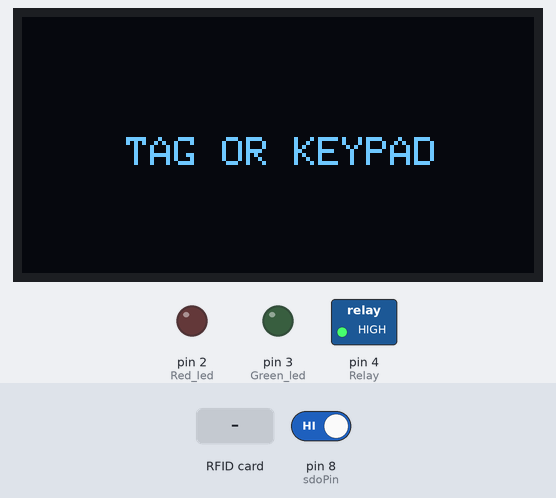
Bench run of a sketch on a simulated Arduino Uno, built with avr-gcc and run on an emulated ATmega328P. On the bench: 128×64 one-colour display, switched loads named in the sketch (green lamp = pin HIGH), output pins drawn as LEDs (lit = HIGH). The inputs (shaded band) are chosen by the test bench; at power-on: pin 8 (sdoPin) HIGH. Pins used as bus, display or sensor lines are not drawn; what the sketch prints to the serial monitor is not drawn.

Above: at 1.3 s.
1.4 s: RFID card 29 CF 18 06 held to the reader
At 1.8 s:
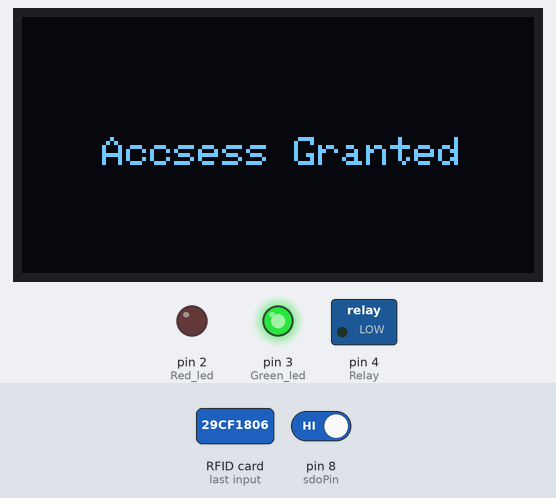
4.4 s: pin 8 (sdoPin) driven LOW
At 7.1 s:
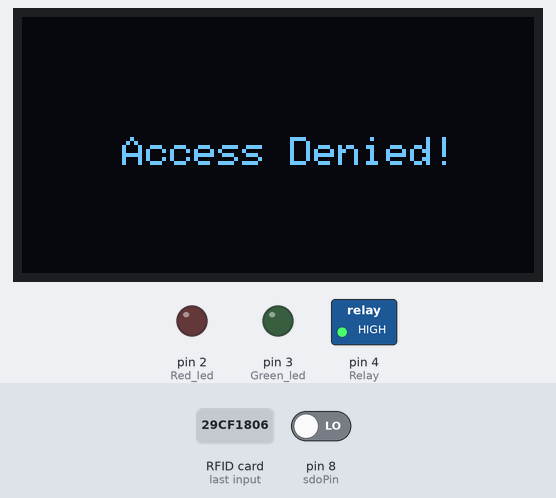
7.4 s: RFID card 5E 7A 19 C4 held to the reader
10.3 s: RFID card 29 CF 18 06 held to the reader
At 12.3 s:
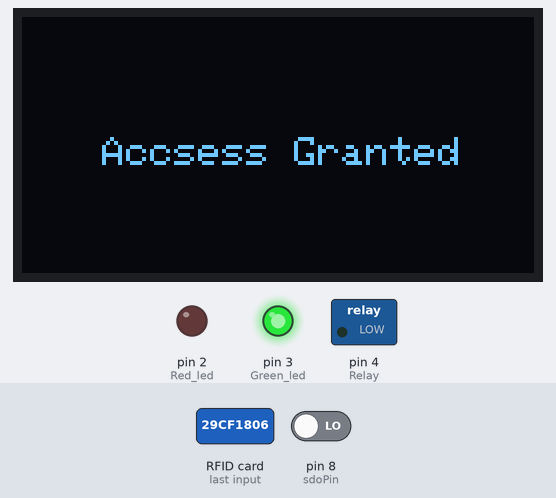
13.0 s: pin 8 (sdoPin) driven HIGH
Timing chart, 0 to 16.0 s (numbered marks = the images above; inputs shaded):
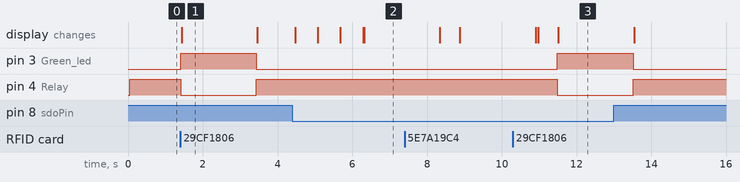

Measured:
- after the input at 1.4 s, pin 3 (Green_led): LOW → HIGH at once, → LOW 2.0 s later; pin 4 (Relay): HIGH → LOW at once, → HIGH 2.0 s later; the display: changes at once (image 1)
- after the input at 4.4 s, the display: first changes after 0.08 s (image 2 shows a later state)
- after the input at 10.3 s, pin 3 (Green_led): LOW → HIGH after 1.2 s; pin 4 (Relay): HIGH → LOW after 1.2 s; the display: first differs from a run without the input after 1.2 s (image 3)
- what the display in image 1 shows lasts 2.1 s, from 1.4 s to 3.5 s

The sketch:

SmartLock.ino
```cpp
#include<SPI.h>
#include<MFRC522.h>
#include<Wire.h>
#include<Adafruit_GFX.h>
#include<Adafruit_SSD1306.h>

#define SCREEN_WIDTH 128
#define SCREEN_HEIGHT 64
#define OLED_RESET -1
Adafruit_SSD1306 display(SCREEN_WIDTH, SCREEN_HEIGHT, &Wire, OLED_RESET);


#define SS_PIN 10
#define RST_PIN 9
#define LED_PIN 13

int Relay = 4;
int Red_led = 2;
int Green_led =3;

int sclPin = 7;
int sdoPin =8;

byte Key;
int input[4];
int password[4] = {1,2,3,4};
int index = 0;


MFRC522 rfid(SS_PIN, RST_PIN);
byte authUID[] = {0x29, 0xCF, 0x18, 0x06};


void setup() {
  Serial.begin(9600);
  SPI.begin();
  rfid.PCD_Init();


  // keypad
  pinMode(sclPin, OUTPUT);
  pinMode(sdoPin, INPUT);
  digitalWrite(sclPin, HIGH);

  // relay, 2 leds
  pinMode(Red_led, OUTPUT);
  pinMode(Green_led, OUTPUT);
  pinMode(Relay, OUTPUT);
  digitalWrite(Relay,HIGH);

  if (!display.begin(SSD1306_SWITCHCAPVCC, 0x3C)){
    Serial.println(F("SSD1306 allocation failed"));
    for (;;);
  }

  Serial.println("Scan RFID tag...");
  menu();

}

void loop() {
  ReadTag();
  ReadKeyPad();

}


void ReadTag() {
  if (!rfid.PICC_IsNewCardPresent() || !rfid.PICC_ReadCardSerial()) return;

  bool auth = true;

  Serial.print("UID: ");
  for (byte i = 0; i < rfid.uid.size; i++) {
    Serial.print(rfid.uid.uidByte[i] < 0x10 ? " 0" : " ");
    Serial.print(rfid.uid.uidByte[i], HEX);
  }
  Serial.println();

  // Check UID length must be exactly 4
  if (rfid.uid.size != 4) {
    auth = false;
  } else {
    // Compare each byte
    for (byte i = 0; i < 4; i++) {
      if (rfid.uid.uidByte[i] != authUID[i]) {
        auth = false;
        break;
      }
    }
  }

  Serial.println(auth ? "Access Granted" : "Access Denied");

  if (auth) {
    digitalWrite(Green_led, HIGH);
    digitalWrite(Relay, LOW);
    displayGranted();
  } else {
    displayDenied();
  }

  rfid.PICC_HaltA();
  rfid.PCD_StopCrypto1();

  delay(2000);
  digitalWrite(Green_led, LOW);
  digitalWrite(Relay, HIGH);
  menu();
}


void ReadKeyPad(){

  Key = Read_Key();

  if (Key){
    delay(50);
    byte confirmKey = Read_Key();
    if (confirmKey != Key) return;
  }

  if (Key){
    Serial.print("pressed: ");
    Serial.print(Key);

    input[index]=Key;
    index++;

    display.clearDisplay();
    display.setTextColor(SSD1306_WHITE);
    display.setTextSize(2);

    int X_shift = 0;
    for (int i = 0; i < index; i++){
      display.setCursor(X_shift, 32);
      display.print(input[i]);
      X_shift += 32;
    }

    display.display();


    if (index == 4){
      if (checkPassword()){
        Serial.println("acsess granted");
        digitalWrite(Green_led,HIGH);
        digitalWrite(Relay, LOW);
        displayGranted();

        delay(2000);

        digitalWrite(Green_led,LOW);
        digitalWrite(Relay,HIGH);
        menu();


      }else{
        Serial.print("acsess denied");
        displayDenied();
        delay(2000);
        menu();

      }
      index = 0;
    }
    delay(500);
    //digitalWrite(Green_led,LOW);
    //digitalWrite(Relay,HIGH);

  }
}

// Reading pushed Key

byte Read_Key(void){
  byte count;
  byte Key_State = 0;

  for (count = 1; count<= 16; count++){
    digitalWrite(sclPin, LOW);
    delayMicroseconds(5);

    if (!digitalRead(sdoPin))
      Key_State = count;
    digitalWrite(sclPin, HIGH);
    delayMicroseconds(5);
  }
  return Key_State;
}


// Checking for password

bool checkPassword(){
  for (int i = 0; i < 4; i++){
    if (input[i] != password[i]) return false;
  }
  return true;
}


void menu(){
  display.clearDisplay();
  display.setTextColor(SSD1306_WHITE);
  display.setTextSize(1);
  display.setCursor(26,30);
  display.println("TAG OR KEYPAD ");
  display.display();

}

void displayDenied(){
    display.clearDisplay();
    display.setTextColor(SSD1306_WHITE);
    display.setTextSize(1);
    display.setCursor(25, 30);
    display.print("Access Denied!");
    display.display();
}

void displayGranted(){
        display.clearDisplay();
        display.setTextColor(SSD1306_WHITE);
        display.setTextSize(1);
        display.setCursor(20,30);
        display.print("Accsess Granted");
        display.display();

}
```
